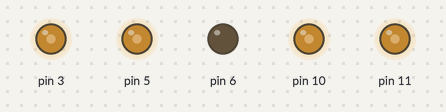
This sketch was run on a simulated Arduino Uno, built with avr-gcc and run on an emulated ATmega328P. Parts: output pins drawn as LEDs (lit = HIGH).

Above: at 0.1 s.
Timing chart, 0 to 1.6 s (numbered marks = the images above):
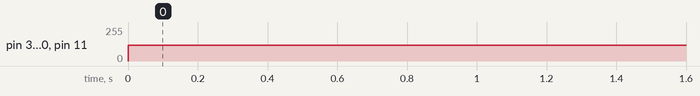

Measured:
- by itself, pin 3, pin 5, pin 10, pin 11: 0/255 → 120/255 at 0.00 s

The sketch:

Test_PWM_broken_pins.ino
```cpp
void setup() {
  // put your setup code here, to run once:
  pinMode(3, OUTPUT);
  pinMode(5, OUTPUT);
  pinMode(6, OUTPUT);
  pinMode(11, OUTPUT);
  pinMode(10, OUTPUT);

}

void loop() {
  // put your main code here, to run repeatedly:

  analogWrite(3, 120);
  analogWrite(5, 120);
  analogWrite(10, 120);
  analogWrite(11, 120);

}
```
